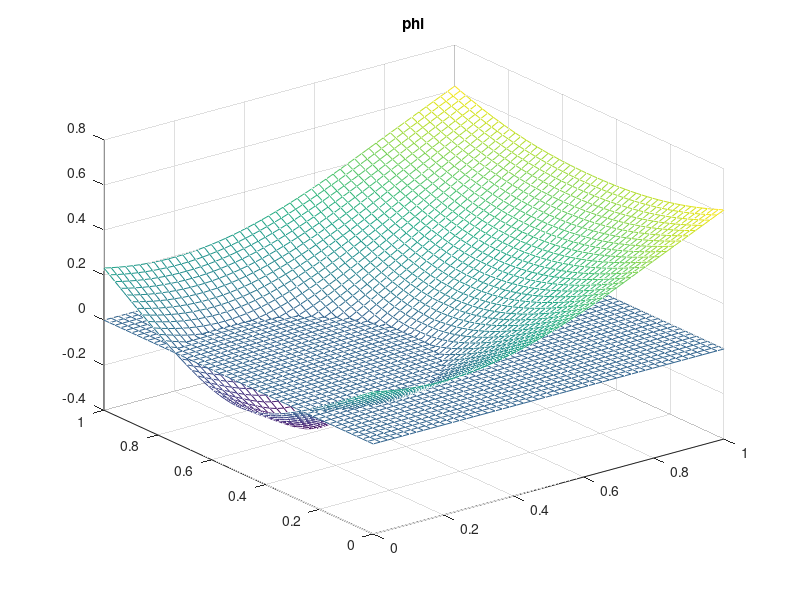

Write the MATLAB code that produced this figure.
% levelset_project_v4.m

% by Akmal Aulia

% the code uses UPWIND DIFFERENCING method

% clear session

clear all

clc

% vector fields

w1=-0.5;%sqrt(0.25/2);

w2=0;%sqrt(0.25/2);

% magnitude of gradient and it's coefficient

mag_grad=1; % magnitude of gradient, using Signed Distance Function (SDF)

a=0.5; % coefficient to mag_grad

% domains

xmin=0.0;

xmax=1.0;

ymin=0.0;

ymax=1.0;

% number of grids

Nx=50;

Ny=50;

% steplength for x and y axis

dx=(xmax-xmin)/(Nx-1);

dy=(ymax-ymin)/(Ny-1);

% creating x and y vector

x=xmin:dx:xmax;

y=ymin:dy:ymax;

% steplength for t

W=2*dx;

dx_prime=0.5; % from Sun and Beckermann's

dt=0.1*dx; % based on Courant Number dt'/dx'=0.1

% initializing time and center-of-circle coordinate

n=1; % time index

xc=1/2*(xmax-xmin);

yc=1/2*(ymax-ymin);

% initializing phi as a cone

for i=1:Nx

for j=1:Ny

% evaluate phi for the 1st time

phi(i,j,n)=sqrt( (x(i)-xc)^2 + (y(j)-yc)^2 );% - R^2; % cone

end

end

% smoothing the sharp center of the cone with filter

% note: see Scardovelli and Zaleski 1999, "Direct Numerical Simulation

% of Free Surface and Interfacial Flow, page

% tempPhi = smoothfilter( phi(:,:,n) );

% phi(:,:,n) = tempPhi(:,:);

%-------up-to-this-line-everything's-okay-!------------------------%

% set size for phi_x and phi_y (first derivative)

phi_dx=zeros(Nx,Ny);

phi_dy=zeros(Nx,Ny);

% make the extended matrix PHI to ease application of upwind diff.

PHI = zeros( Nx+2, Ny+2 );

for n=1:300 % just for testing

% solve for phi_x = d(phi)/dx excluding LEFT and RIGHT wall

% note: apply Central Difference

phi_dx(:,2:(Ny-1)) = (1/(2*dx))*( phi(:,(2+1):(Ny-1+1),n) - phi(:,(2-1):(Ny-1-1),n)

);


% solve for phi_y = d(phi)/dy excluding TOP and BOTTOM wall

% note: apply Central Difference

phi_dy(2:(Nx-1),:) = (1/(2*dx))*( phi((2+1):(Nx-1+1),:,n) - phi((2-1):(Ny-1-1),:,n)

);


% resolving phi_dy at boundary

%phi_dx(:,1) = (2*dx)\( -3*Phi(:,1) + 4*Phi(:,2) - Phi(:,3) ); % 2nd ord. forward

phi_dx(:,1) = ( phi(:,2,n) - phi(:,1,n) )/dx; % forward

phi_dx(:,Ny) = ( phi(:,Ny,n) - phi(:,Ny-1,n) )/dx; % backward


% resolving phi_dy at boundary

phi_dy(1,:) = ( phi(2,:,n) - phi(1,:,n) )/dx; % forward

phi_dy(Nx,:) = ( phi(Nx,:,n) - phi(Nx-1,:,n) )/dx; % backward


% solve for new phi

temp1 = w1*phi_dx + w2*phi_dy;

temp2 = a*mag_grad;

% solving Hamilton-Jacobi eq. with Euler method

phi(:,:,n+1) = phi(:,:,n) - dt*( temp1 + temp2 );



end

Nt=n;

%plotting

mesh(x,y,phi(:,:,Nt))

title('phi')

hold on

level=zeros(Nx,Ny)

mesh(x,y,level)

view(3) 
